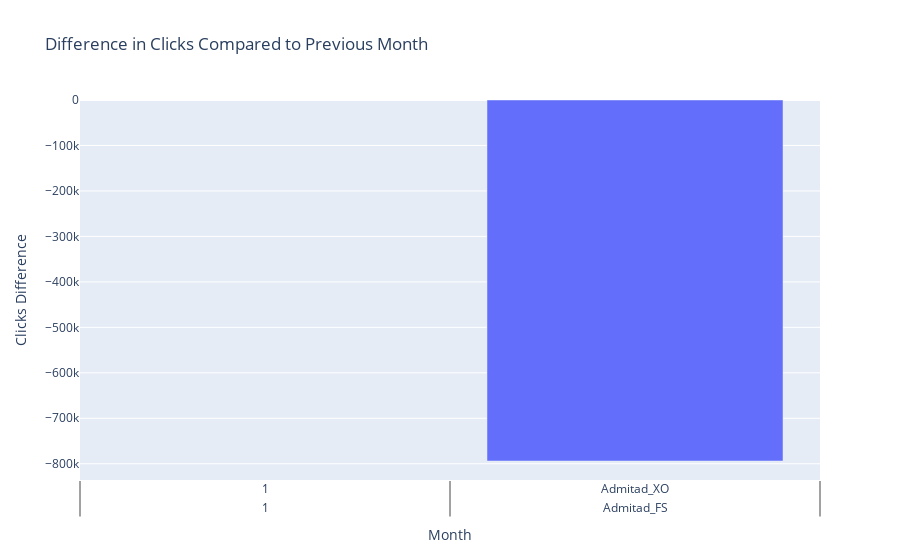
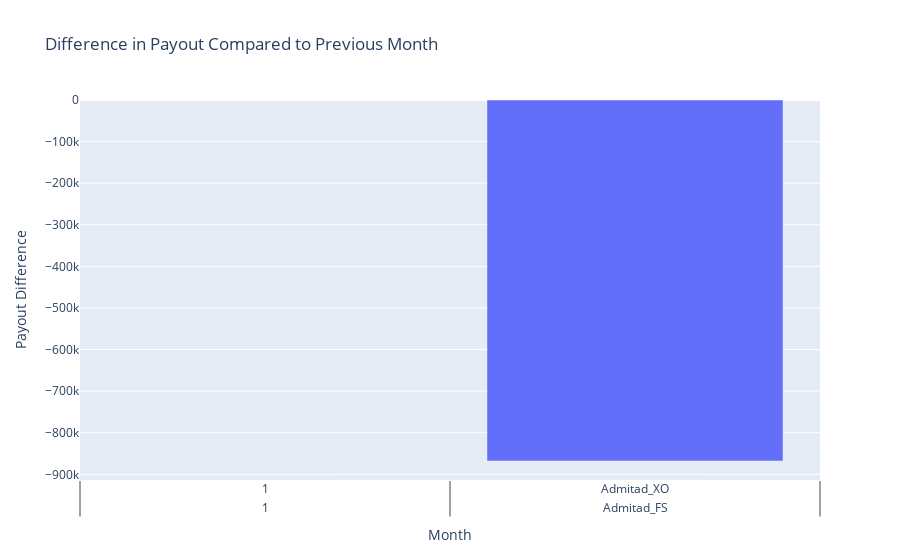
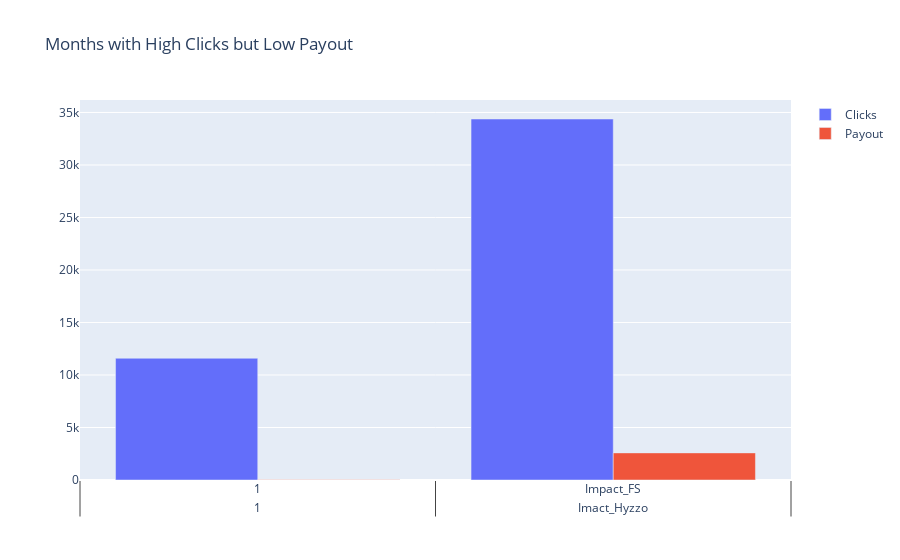
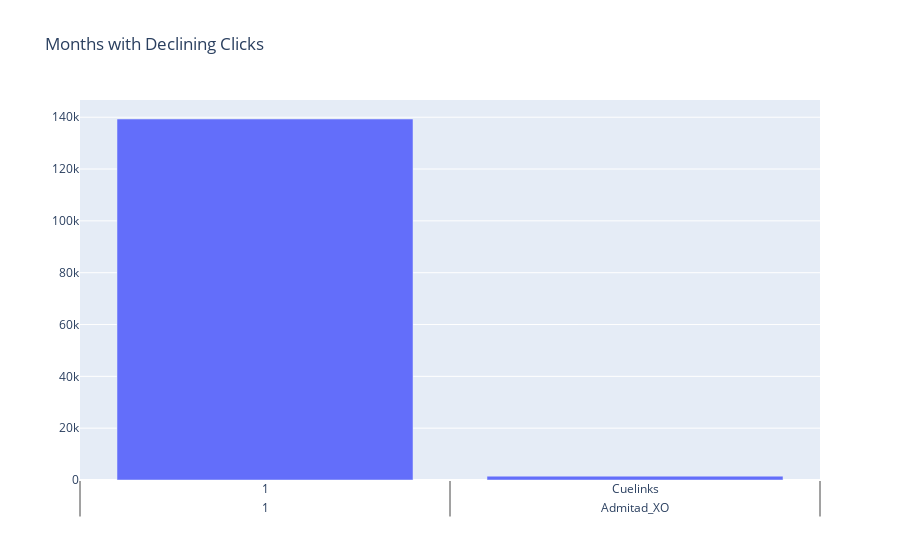

Source (notebook cell) for these figures, in order:
### Code cell
import plotly.graph_objects as go

# Create bar chart for Clicks Difference
fig1 = go.Figure()
fig1.add_trace(go.Bar(x=monthly_data.index, y=monthly_data['Clicks_Diff'], name='Clicks Difference'))
fig1.update_layout(title='Difference in Clicks Compared to Previous Month',
                   xaxis_title='Month',
                   yaxis_title='Clicks Difference')
fig1.show()

# Create bar chart for Payout Difference
fig2 = go.Figure()
fig2.add_trace(go.Bar(x=monthly_data.index, y=monthly_data['Payout_Diff'], name='Payout Difference'))
fig2.update_layout(title='Difference in Payout Compared to Previous Month',
                   xaxis_title='Month',
                   yaxis_title='Payout Difference')
fig2.show()

# Filter months with high clicks but low payout
high_clicks_low_payout = monthly_data[(monthly_data['Clicks_Diff'] > 0) & (monthly_data['Payout_Diff'] < 0)]

# Create bar chart for months with high clicks but low payout
fig3 = go.Figure()
fig3.add_trace(go.Bar(x=high_clicks_low_payout.index, y=high_clicks_low_payout['Clicks'], name='Clicks'))
fig3.add_trace(go.Bar(x=high_clicks_low_payout.index, y=high_clicks_low_payout['Payout'], name='Payout'))
fig3.update_layout(barmode='group', title='Months with High Clicks but Low Payout')
fig3.show()

# Filter months with declining clicks
declining_clicks = monthly_data[monthly_data['Clicks_Diff'] < 0]

# Create bar chart for months with declining clicks
fig4 = go.Figure()
fig4.add_trace(go.Bar(x=declining_clicks.index, y=declining_clicks['Clicks'], name='Clicks'))
fig4.update_layout(title='Months with Declining Clicks')
fig4.show()

### Figure 1 — Plotly figure (JSON) as saved in the notebook; plotly's stock layout.template omitted (floating-point values rounded to 4 significant figures; data arrays with more than 128 entries replaced by an {"elided": "..."} marker saying what was removed)
{"data": [{"name": "Clicks Difference", "type": "bar", "x": {"elided": "153x2 mixed values"}, "y": {"elided": "153 int values"}}], "layout": {"title": {"text": "Difference in Clicks Compared to Previous Month"}, "xaxis": {"title": {"text": "Month"}}, "yaxis": {"title": {"text": "Clicks Difference"}}}}

### Figure 2 — Plotly figure (JSON) as saved in the notebook; plotly's stock layout.template omitted (floating-point values rounded to 4 significant figures; data arrays with more than 128 entries replaced by an {"elided": "..."} marker saying what was removed)
{"data": [{"name": "Payout Difference", "type": "bar", "x": {"elided": "153x2 mixed values"}, "y": {"elided": "153 float values"}}], "layout": {"title": {"text": "Difference in Payout Compared to Previous Month"}, "xaxis": {"title": {"text": "Month"}}, "yaxis": {"title": {"text": "Payout Difference"}}}}

### Figure 3 — Plotly figure (JSON) as saved in the notebook; plotly's stock layout.template omitted (floating-point values rounded to 4 significant figures)
{"data": [{"name": "Clicks", "type": "bar", "x": [[1, "Imact_Hyzzo"], [1, "Impact_FS"], [1, "Pokket_FS"], [2, "Impact_FS"], [2, "Impact_Hyzzo"], [2, "Pokket_FS"], [3, "Impact_Hyzzo"], [3, "Partnerize_Hyzzo"], [4, "Impact_FS"], [6, "Admitad_XO"], [6, "Impact_FS"], [8, "Impact_FS"], [9, "Impact_FS"], [10, "Admitad_FS"], [10, "Impact_FS"], [11, "Admitad_XO"], [11, "Impact_FS"], [12, "Impact_FS"]], "y": [11596, 34379, 117531, 38130, 42096, 90246, 209231, 104872, 26268, 169201, 30269, 10483, 8317, 73431, 7360, 15133, 6492, 9019]}, {"name": "Payout", "type": "bar", "x": [[1, "Imact_Hyzzo"], [1, "Impact_FS"], [1, "Pokket_FS"], [2, "Impact_FS"], [2, "Impact_Hyzzo"], [2, "Pokket_FS"], [3, "Impact_Hyzzo"], [3, "Partnerize_Hyzzo"], [4, "Impact_FS"], [6, "Admitad_XO"], [6, "Impact_FS"], [8, "Impact_FS"], [9, "Impact_FS"], [10, "Admitad_FS"], [10, "Impact_FS"], [11, "Admitad_XO"], [11, "Impact_FS"], [12, "Impact_FS"]], "y": [11.95, 2582.0, 725.3, 60780.0, 5334.0, 832.2, 11170.0, 0, 804.5, 108100.0, 1692.0, 574.6, 507.7, 6737.0, 456.9, 12780.0, 405.4, 593.6]}], "layout": {"barmode": "group", "title": {"text": "Months with High Clicks but Low Payout"}}}

### Figure 4 — Plotly figure (JSON) as saved in the notebook; plotly's stock layout.template omitted (floating-point values rounded to 4 significant figures; data arrays with more than 128 entries replaced by an {"elided": "..."} marker saying what was removed)
{"data": [{"name": "Clicks", "type": "bar", "x": {"elided": "72x2 mixed values"}, "y": [139310, 1481, 7815, 26564, 11596, 27969, 60, 42245, 861, 10949, 24146, 141, 2636, 27330, 274, 64036, 80613, 927, 26268, 289, 64036, 97421, 147155, 1042, 31362, 27082, 233, 41037, 43647, 1044, 30269, 24034, 234, 43826, 36732, 89764, 2006, 1768, 1680, 34758, 18, 29116, 27291, 920, 535, 1738, 2, 598, 30736, 4880, 842, 2071, 1, 541, 18522, 919, 1824, 0, 547, 17616, 13554, 772, 3229, 1, 349, 18887, 27122, 899, 17315, 1, 3112, 21627]}], "layout": {"title": {"text": "Months with Declining Clicks"}}}
